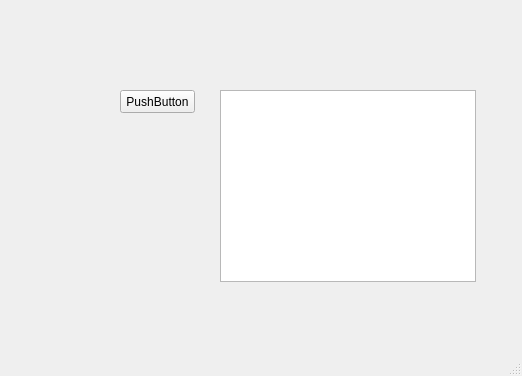
<?xml version="1.0" encoding="UTF-8"?>
<ui version="4.0">
 <class>MainWindow</class>
 <widget class="QMainWindow" name="MainWindow">
  <property name="geometry">
   <rect>
    <x>0</x>
    <y>0</y>
    <width>522</width>
    <height>376</height>
   </rect>
  </property>
  <property name="windowTitle">
   <string>MainWindow</string>
  </property>
  <widget class="QWidget" name="centralwidget">
   <widget class="QPushButton" name="pushButton">
    <property name="geometry">
     <rect>
      <x>120</x>
      <y>90</y>
      <width>75</width>
      <height>23</height>
     </rect>
    </property>
    <property name="text">
     <string>PushButton</string>
    </property>
   </widget>
   <widget class="QListWidget" name="listWidget">
    <property name="geometry">
     <rect>
      <x>220</x>
      <y>90</y>
      <width>256</width>
      <height>192</height>
     </rect>
    </property>
   </widget>
  </widget>
  <widget class="QMenuBar" name="menubar">
   <property name="geometry">
    <rect>
     <x>0</x>
     <y>0</y>
     <width>522</width>
     <height>21</height>
    </rect>
   </property>
  </widget>
  <widget class="QStatusBar" name="statusbar"/>
 </widget>
 <resources/>
 <connections/>
</ui>
